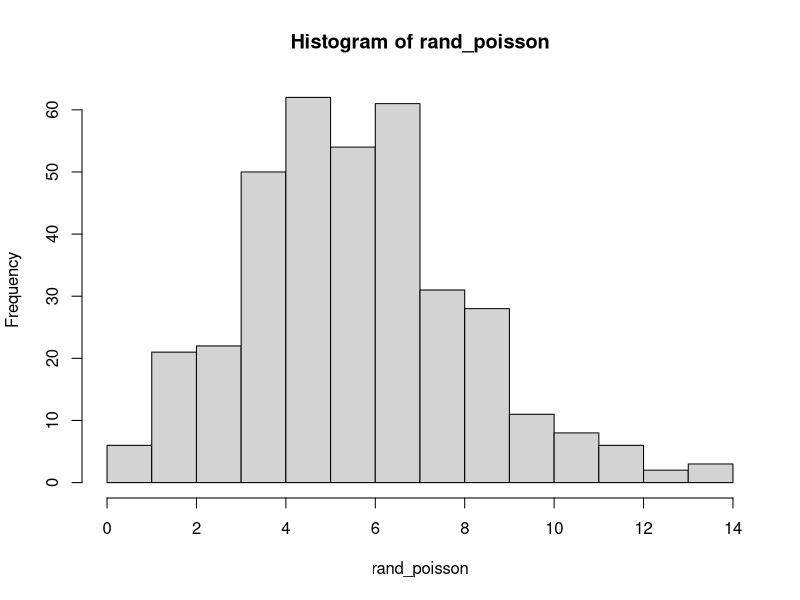

Source code (R):
#Soal 3
#Diketahui data dari sebuah tempat bersalin di rumah sakit tertentu menunjukkan rata-rata
#historis 4,5 bayi lahir di rumah sakit ini setiap hari. (gunakan Distribusi Poisson)

rata_rata <- 4.5

#3a
#Berapa peluang bahwa 6 bayi akan lahir di rumah sakit ini besok?

jml_lahir <- 6

#peluang = P(X = 6)
d_poisson <- ( exp(-rata_rata) * rata_rata^jml_lahir ) / factorial(jml_lahir)
print(d_poisson)

#atau bisa menggunakan
dpois(x = jml_lahir, lambda = rata_rata)

#3b
#simulasikan dan buatlah histogram kelahiran 6 bayi akan lahir di rumah sakit 
#ini selama setahun (n = 365)

rand_poisson <- rpois(n = 365, lambda = 6)
hist(rand_poisson)

#3c dan bandingkan hasil poin a dan b , Apa kesimpulan yang bisa didapatkan

#Jawab:
#Pada 3a akan didapatkan hasil pasti yaitu 0.1281201 sedangkan pada 3b
#didapat hasil random selama setahun (365 hari)
#Jadi kesimpulannya pada 3a dilakukan perhitungan peluang bahwa 6 bayi akan
#lahir di rumah sakit ini besok
#sedangkan untuk 3b peluang bahwa 6 bayi akan lahir di rumah sakit ini selama
#setahun (365 hari)

#3d Nilai Rataan dan Varian dari Distribusi Poisson.

rataan <- rata_rata   #karena nilai rataan sama dengan nilai rata-rata
varian <- rata_rata   #karena nilai varian juga sama dengan nilai rata-rata

print(rataan)
print(varian)



